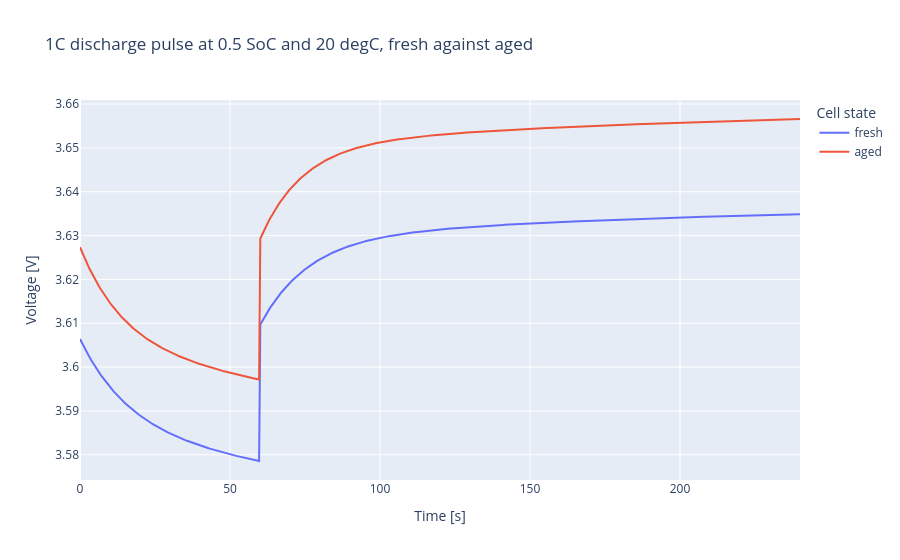

Write notebook code for a chart like this one.
### Code cell
amps = fresh.discharge_c_rates[rate_index] * fresh.capacity

fig = go.Figure()
for label, ecm in (("fresh", fresh), ("aged", aged)):
    soc_index = int(np.argmin(np.abs(ecm.soc_grid - 0.5)))  # 0.5 SoC in each grid
    time_s, voltage, _ = pulse_voltage(
        ecm, soc_index, temp_index, rate_index, amps=amps
    )
    fig.add_trace(go.Scatter(x=time_s, y=voltage, mode="lines", name=label))
fig.update_layout(
    title="1C discharge pulse at 0.5 SoC and 20 degC, fresh against aged",
    xaxis_title="Time [s]",
    yaxis_title="Voltage [V]",
    legend_title="Cell state",
)
fig

### Figure 1 — Plotly figure (JSON) as saved in the notebook; plotly's stock layout.template omitted (floating-point values rounded to 4 significant figures; data arrays with more than 128 entries replaced by an {"elided": "..."} marker saying what was removed)
{"data": [{"mode": "lines", "name": "fresh", "type": "scatter", "x": {"elided": "600 float values"}, "y": {"elided": "600 float values"}}, {"mode": "lines", "name": "aged", "type": "scatter", "x": {"elided": "600 float values"}, "y": {"elided": "600 float values"}}], "layout": {"legend": {"title": {"text": "Cell state"}}, "title": {"text": "1C discharge pulse at 0.5 SoC and 20 degC, fresh against aged"}, "xaxis": {"title": {"text": "Time [s]"}}, "yaxis": {"title": {"text": "Voltage [V]"}}}}
